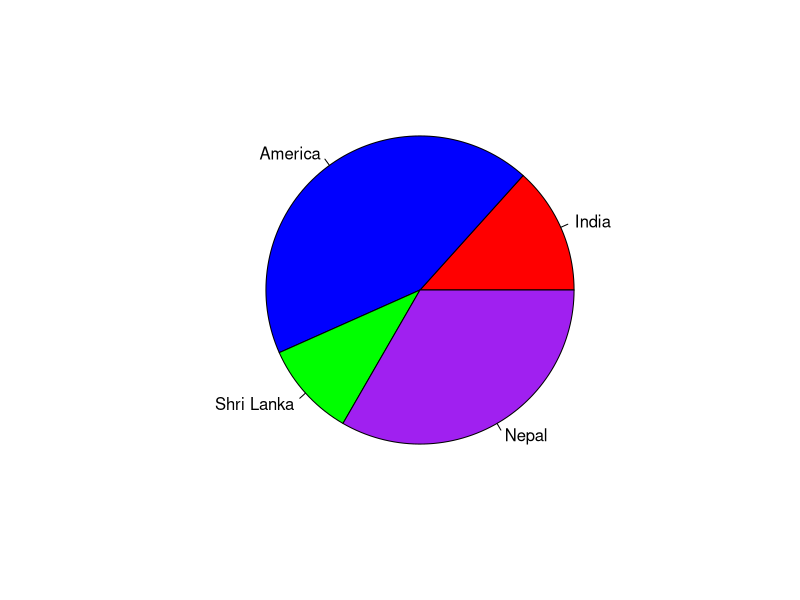

Source code (R):
x <- c(20, 65, 15, 50)
labels <- c("India", "America", "Shri Lanka", "Nepal")
colors <- c("red", "blue", "green", "purple") 

png(file = "Country.jpg")

pie(x, labels = labels, col = colors)

dev.off()